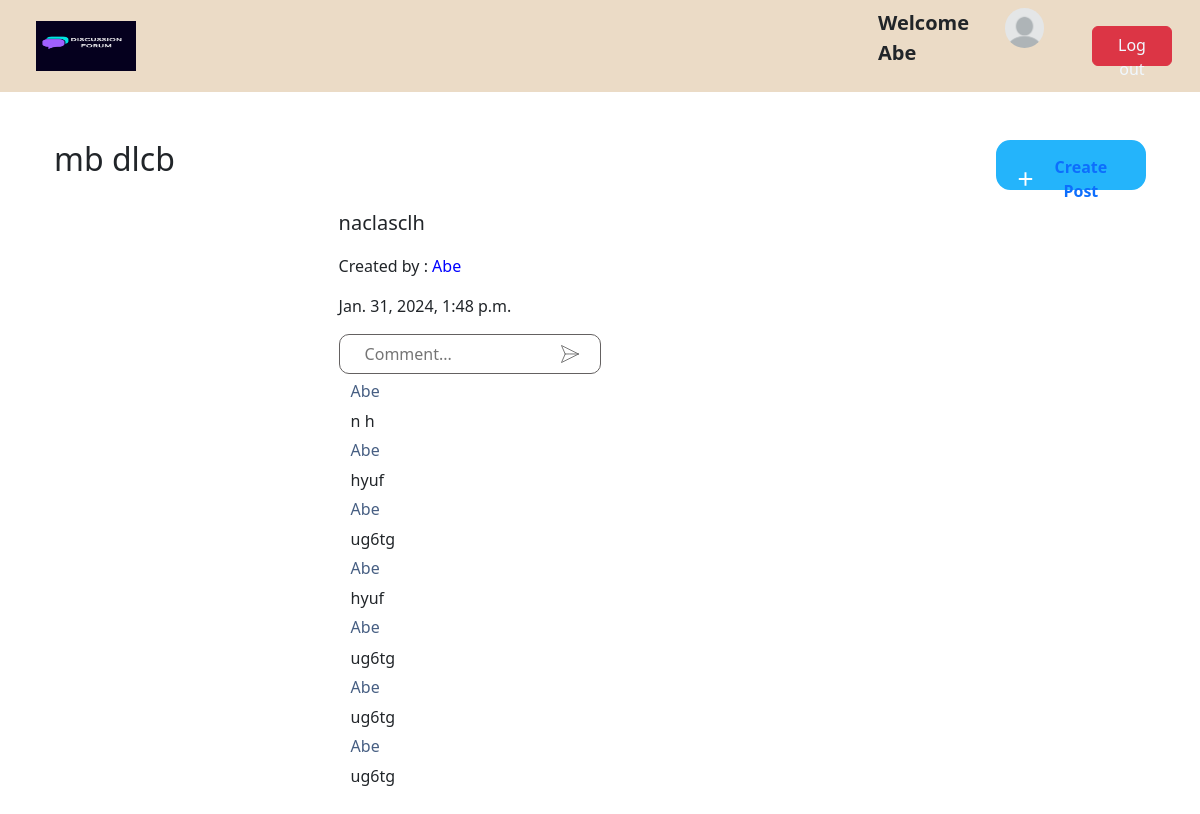
Screenshot of /posts/detail/34b071f7988a4875b3f09eeaccd432d2 (signed in) with the database file from the repository.
### forumapp/models.py (models this page shows, shortened)
class Profile(models.Model):
    user=models.ForeignKey(User,on_delete=models.CASCADE)
    id_user=models.IntegerField()
    bio=models.TextField(blank=True)
    Profile_img=models.ImageField(upload_to='profile_images',default='blank-profile-picture.png')
    @property
    def imageURL(self):
        try:
            url=self.Profile_img.url
        except:
            url=''
        return url

class Post(models.Model):
    id=models.UUIDField(primary_key=True,default=uuid.uuid4)
    title=models.CharField(max_length=200)
    content = models.TextField()
    created_at = models.DateTimeField(auto_now_add=True)
    creator = models.ForeignKey(User, on_delete=models.CASCADE)
    thread = models.ForeignKey(DiscussionThread, on_delete=models.CASCADE)
    category = models.ForeignKey(Category, on_delete=models.CASCADE)
    post_img=models.ImageField(upload_to='post_images',null=True)

class Comment(models.Model):
    content = models.TextField()
    created_at = models.DateTimeField(auto_now_add=True)
    creator = models.ForeignKey(User, on_delete=models.CASCADE)
    post = models.ForeignKey(Post, on_delete=models.CASCADE)

### forumapp/views.py (the view)
# urls.py: path('posts/detail/<str:pk>', views.detail, name="detail"),
@login_required(login_url='signin')
def detail(request,pk):
    user_object = User.objects.get(username=request.user.username)
    user_profile, created = Profile.objects.get_or_create(user=user_object)
    post = get_object_or_404(Post, id=pk)
    post_comments = {}
    post_comments = Comment.objects.filter(post=post).all()
    comment=post_comments
    if request.method == "POST":
        new= request.POST.get('comment')
        new_comment=Comment.objects.create(content=new,creator=request.user,post=post)
        new_comment.save()
    context={
        "post":post,
        "comment":comment,
        "user_profile":user_profile,
    }
    return render(request, "posts/detail.html" ,context)

### forumapp/templates/posts/detail.html (shortened to what this page needs)
{% load static %}
<!DOCTYPE html>
<html lang="en">
<head>
    <link href="https://cdn.jsdelivr.net/npm/bootstrap@5.2.3/dist/css/bootstrap.min.css" rel="stylesheet">
    <link rel="stylesheet" href="{% static 'css/detail.css' %}">
    <link rel="stylesheet" href="{% static 'css/form.css' %}">
</head>
<body>
  <header class="navbar" style="background-color: rgb(235, 219, 198);">
    <nav class="container-fluid d-flex justify-content-between ">
        <div class="logo ms-4">
          <a href="{% url 'home' %}">
            <img src="{% static '/media/logo/logo.png' %}" alt="" style="width: 100px; height:50px;">
          </a>
        </div>
        <div class="side d-flex justify-content-between col-3 me-3">
        {% if user.is_authenticated %}
                <p class="align-self-end " style="font-size: 20px; font-weight:600;">Welcome <span>{{user_profile.user.username}}</span></p>
                <img class="me-5" src="{{ user_profile.imageURL }}" alt="" style="width: 40px; height: 40px; border-radius: 25px;">
                <button class="btn  btn-danger align-self-center" style="height: 40px;">
                    <a href="/logout" style="text-decoration: none; color:aliceblue;">Log out</a>
                </button>
        {% endif %}
        </div>
    </nav>
  </header>
<main class="container mt-5">
    <div class="container d-flex justify-content-between">
      <h2>{{post.title}}</h2>
      <button class="create" style="width: 150px; height:50px;">
        <span>
            <svg xmlns="http://www.w3.org/2000/svg" viewBox="0 0 24 24" width="24" height="24"><path fill="none" d="M0 0h24v24H0z"></path><path fill="currentColor" d="M11 11V5h2v6h6v2h-6v6h-2v-6H5v-2z"></path></svg> <a href="{% url 'upload_post' %}">Create Post</a>
        </span>
      </button>
    </div>
    <div class="container content">
      <p style="font-size: 20px;">{{post.content}}</p>
      <p>Created by : <span style="color: blue;">{{ post.creator }}</span></p>
      <p>{{ post.created_at }}</p>
      <form action="" method="post" onsubmit="location.reload()">
        <div class="messageBox">
          <input required="" placeholder="Comment..." type="text" id="messageInput" name="comment" />
          <button id="sendButton" type="submit">
          </button>
        </div>
      </form>
        {% for comment in comment %}
        <div class="container my-2">
          <h6 style="color: rgb(71, 95, 131);">{{comment.creator}}</h6>
          {{comment.content}}
        </div>
        {% endfor %}
      </div>
  </main>
</body>
</html>

### static/css/detail.css (style rules this page uses)
.messageBox { width: fit-content; height: 40px; display: flex; align-items: center; justify-content: center; background-color: #ffffff; padding: 0 15px; border-radius: 10px; border: 1px solid rgb(100, 97, 97); }
#messageInput { width: 200px; height: 400px; background-color: transparent; outline: none; border: none; padding-left: 10px; color: rgb(0, 0, 0); }
#sendButton { width: fit-content; height: 100%; background-color: transparent; outline: none; border: none; display: flex; align-items: center; justify-content: center; cursor: pointer; transition: all 0.3s; }
#sendButton svg { height: 18px; transition: all 0.3s; }
.content { width: 50%; margin: auto; }

### static/css/form.css (style rules this page uses)
.content { padding: 1.1rem; }
.create { border: 2px solid #24b4fb; background-color: #24b4fb; border-radius: 0.9em; padding: 0.8em 1.2em 0.8em 1em; transition: all ease-in-out 0.2s; font-size: 16px; float: right; cursor: pointer; }
.create span { display: flex; justify-content: center; align-items: center; color: #fff; font-weight: 600; }
.create span a { text-decoration: none; }

### rows the page displays
Profile: user.username "Abe", imageURL (placeholder picture)
Post: title "mb dlcb", content "naclasclh", creator "Abe", created_at "Jan. 31, 2024, 1:48 p.m."
Comment: creator "Abe", content "n h"
Comment: creator "Abe", content "hyuf"
Comment: creator "Abe", content "ug6tg"
Comment: creator "Abe", content "hyuf"
Comment: creator "Abe", content "ug6tg"
Comment: creator "Abe", content "ug6tg"
Comment: creator "Abe", content "ug6tg"
